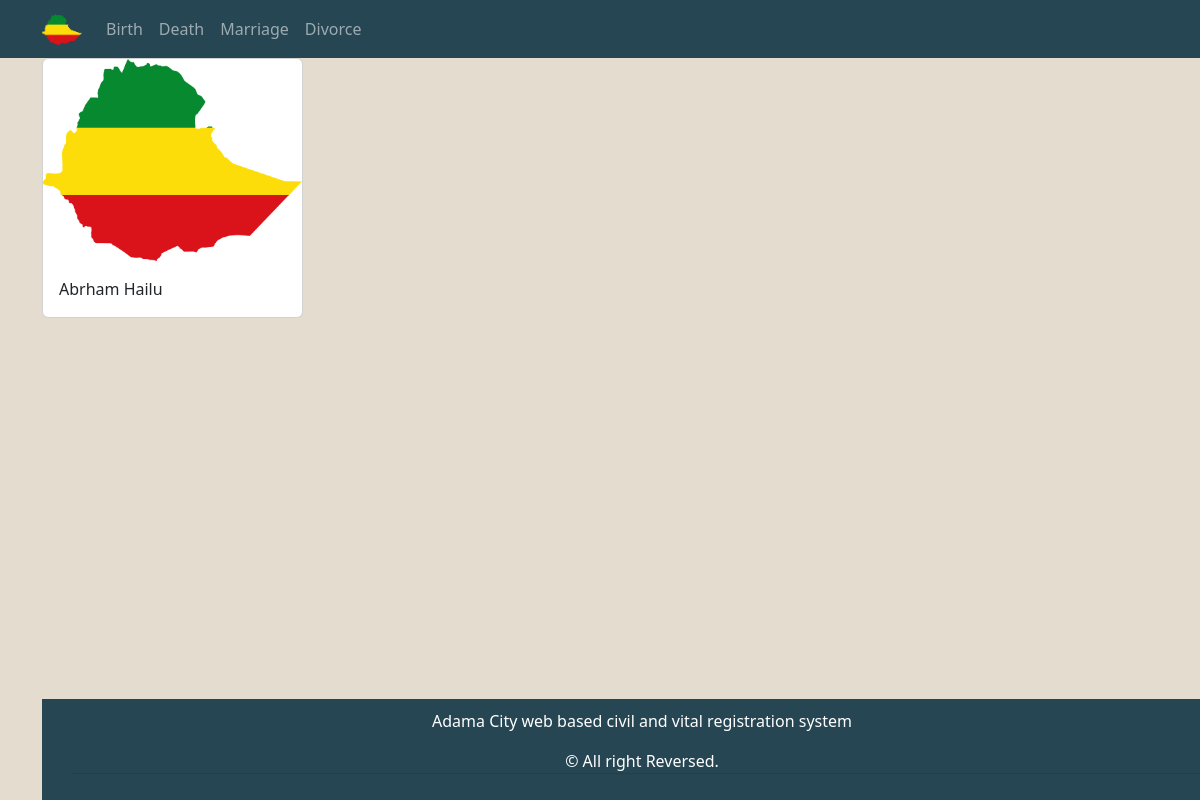
Before: /birth/ with the older database file.
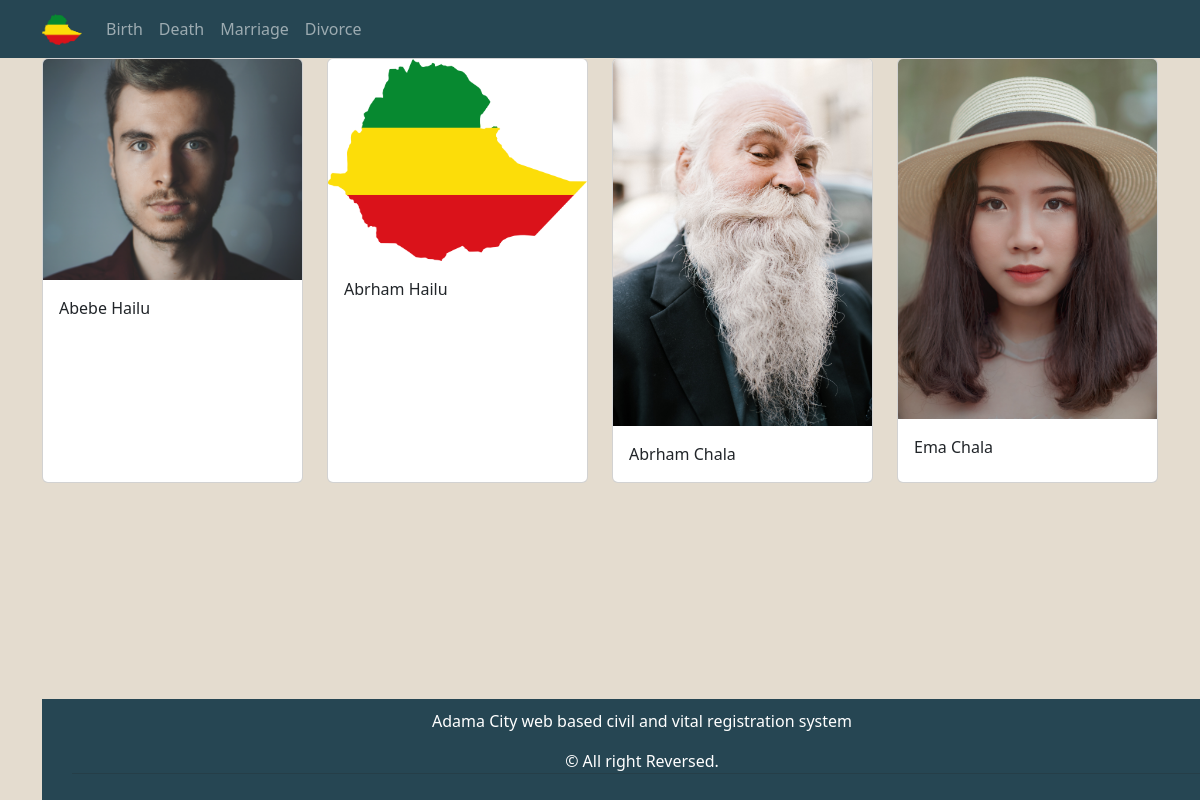
After: the same page with the newer database file.
### event/models.py (models this page shows, shortened)
class Birth(models.Model):
    first_name = models.CharField(max_length=100)
    middle_name = models.CharField(max_length=100)
    last_name = models.CharField(max_length=100)
    gender = models.CharField(max_length=29, choices=GENDER)
    photo = models.ImageField(upload_to='birth')
    birth_date = models.DateField()
    birth_place = models.CharField(max_length=250)
    nationality = models.CharField(max_length=100, default='Ethiopian')
    mother_fullname = models.CharField(max_length=250)
    mother_nationality = models.CharField(max_length=100, default='Ethiopian')
    father_fullname = models.CharField(max_length=250)
    father_nationality = models.CharField(max_length=100, default='Ethiopian')
    birth_registry_date = models.DateField(auto_now_add=True)
    certificate_given_date = models.DateField(default=timezone.now)
    civil_registrar_fullname = models.CharField(max_length=250)
    class Meta:
        ordering = ['first_name']

### event/views.py (the view)
# urls.py: path('birth/', views.birth, name='birth'),
def birth(request):
    queryset = Birth.objects.all()
    return render(request, 'event/birth.html', {'births': queryset})

### event/templates/event/birth.html (shortened to what this page needs)
{% extends './base.html' %}
{% load static %}
{% block body %}
<div class="row row-cols-1 row-cols-md-4 g-4">
  {% for birth in births %}
  <div class="col">
    <div class="card h-100">
      <img src={{ birth.photo.url }} class="card-img-top" alt="...">
      <div class="card-body">
        <p class="card-text">{{ birth.first_name }} {{ birth.last_name }}</p>
      </div>
    </div>
  </div>
  {% endfor %}
{% endblock %}

### event/templates/event/base.html (shortened to what this page needs)
<!DOCTYPE html>
<html lang="en">
    {% load static %}
<head>
    <link rel="stylesheet" href={% static "css/bootstrap.min.css"%}>
    <link rel="stylesheet" href={% static "css/custom.css"%}>
</head>
<body style="background-color: #E4DCCF">
    <nav class="navbar navbar-expand-lg navbar-dark " style="background-color: #264653;">
        <div class="container">
          <a class="navbar-brand" href={% url 'home' %}> <img src={% static 'images/ethiopia.png' %} alt="Home" width="40px"> </a>
          <div class="collapse navbar-collapse" id="navbarNav">
            <ul class="navbar-nav">
              <li class="nav-item">
                <a class="nav-link" href={% url 'birth' %}>Birth</a>
              </li>
              <li class="nav-item">
                <a class="nav-link" href={% url 'death' %}>Death</a>
              </li>
              <li class="nav-item">
                <a class="nav-link" href={% url 'marriage' %}>Marriage</a>
              </li>
              <li class="nav-item">
                <a class="nav-link" href={% url 'divorce' %}>Divorce</a>
              </li>
            </ul>
          </div>
        </div>
      </nav>
      <div class="container">{% block body %}
    {% endblock %}</div>
    <section id="footer">
		<div class="container">
			<div class="row">
				<div class="col-xs-12 col-sm-12 col-md-12  text-center text-white">
                    <p>Adama City web based civil and vital registration system</p>
					</h6>© All right Reversed.</h6>
				</div>
				<hr>
			</div>
		</div>
	</section>
</body>
</html>

### static/css/custom.css (style rules this page uses)
section { padding: 10px 0; width: 100%; position: fixed; bottom: 0%; }
#footer { background: #264653 !important; }

Changed rows visible on the page:
added Birth: photo (picture), first_name "Abebe", last_name "Hailu"
added Birth: photo (picture), first_name "Abrham", last_name "Chala"
added Birth: photo (picture), first_name "Ema", last_name "Chala"
